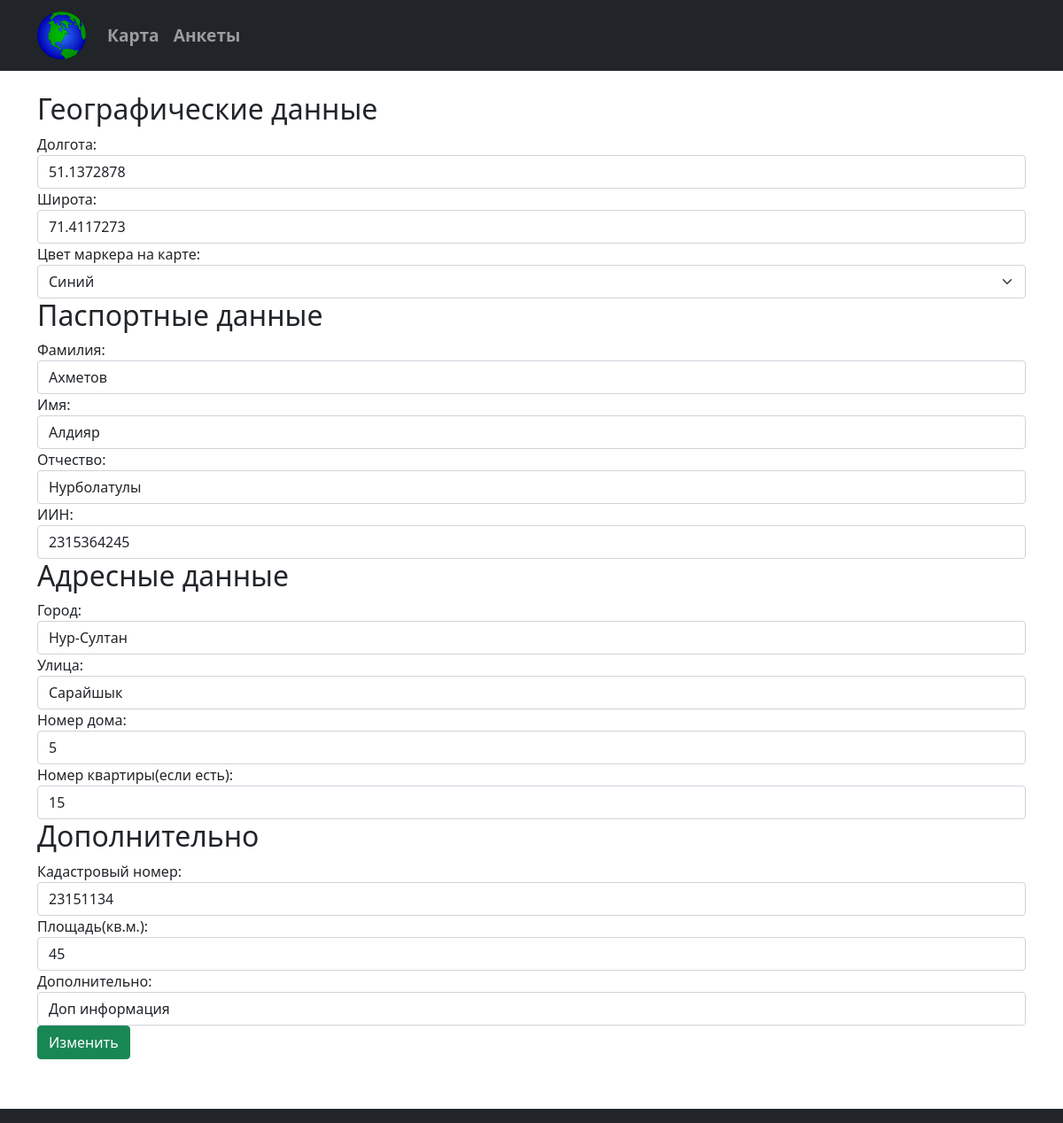
The app's page /table/update/6 with its own data.
### tables this page shows
CREATE TABLE subjects(
	id INTEGER PRIMARY KEY AUTOINCREMENT,
	first_name TEXT NOT NULL,
	last_name TEXT NOT NULL,
	patronymic TEXT,
	iin TEXT NOT NULL,
	city TEXT NOT NULL,
	street TEXT NOT NULL,
	home_number TEXT NOT NULL,
	apartment_number TEXT,
	cadastral_number TEXT,
	area_size TEXT,
	notes TEXT,
	longitude REAL NOT NULL,
	latitude REAL NOT NULL,
	mark_color TEXT NOT NULL
);

### main.py (the view, shortened to what this page needs)
@app.route("/table/update/<id>", methods=["GET", "POST"])
def update_subject(id):
    db = get_db()
    cursor = db.cursor()
    cursor.execute(f"SELECT * FROM subjects WHERE id = {id}")
    subject = cursor.fetchone()
    return render_template("update_subject.html", title="Изменить анкету", subject=subject)

### main.py (called while the page is built)
def connect_db():
    conn = sqlite3.connect(app.config['DATABASE'])
    return conn

def get_db():
    if not hasattr(g, 'link_db'):
        g.link_db = connect_db()
    return g.link_db

### templates/update_subject.html (shortened to what this page needs)
{% extends "base.html" %}
{% block body %}
<div class="container">
	<form method="POST" action="">
		<h2>Географические данные</h2>
		<div class="form-group">
			<label for="last_name">Долгота:</label>
			<input type="text" class="form-control" name="longitude" placeholder="Долгота" value="{{ subject[-3] }}" required>
		</div>
		<div class="form-group">
			<label for="first_name">Широта:</label>
			<input type="text" class="form-control" name="latitude" placeholder="Широта" value="{{ subject[-2] }}" required>
		</div>
		<div class="form-group">
			<label for="first_name">Цвет маркера на карте:</label>
			<select class="form-select" name="mark_color">
			  <option value="blue">Синий</option>
			</select>
		</div>
		<h2>Паспортные данные</h2>
		<div class="form-group">
			<label for="last_name">Фамилия:</label>
			<input type="text" class="form-control" name="last_name" placeholder="Фамилия" value="{{ subject[2] }}" required>
		</div>
		<div class="form-group">
			<label for="first_name">Имя:</label>
			<input type="text" class="form-control" name="first_name" placeholder="Имя" value="{{ subject[1] }}" required>
		</div>
		<div class="form_group">
			<label for="patronymic">Отчество:</label>
			<input type="text" class="form-control" name="patronymic" placeholder="Отчество" value="{{ subject[3] }}">
		</div>
		<div class="form-group">
			<label for="first_name">ИИН:</label>
			<input type="text" class="form-control" name="iin" placeholder="ИИН" value="{{ subject[4] }}" required>
		</div>
		<h2>Адресные данные</h2>
		<div class="form-group">
			<label for="city">Город:</label>
			<input type="text" class="form-control" name="city" placeholder="Город" value="{{ subject[5] }}" required>
		</div>
		<div class="form-group">
			<label for="street">Улица:</label>
			<input type="text" class="form-control" name="street" placeholder="Улица" value="{{ subject[6] }}" required>
		</div>
		<div class="form-group">
			<label for="home_number">Номер дома:</label>
			<input type="text" class="form-control" name="home_number" placeholder="Номер дома" value="{{ subject[7] }}"required>
		</div>
		<div class="form-group">
			<label for="apartment_number">Номер квартиры(если есть):</label>
			<input type="text" class="form-control" name="apartment_number" placeholder="Номер квартиры" value="{{ subject[8] }}">
		</div>
		<h2>Дополнительно</h2>
		<div class="form-group">
			<label for="cadastral_number">Кадастровый номер:</label>
			<input type="text" class="form-control" name="cadastral_number" placeholder="Кадастровый номер" value="{{ subject[9] }}">
		</div>
		<div class="form-group">
			<label for="area_size">Площадь(кв.м.):</label>
			<input type="text" class="form-control" name="area_size" placeholder="Площадь" value="{{ subject[10] }}">
		</div>
		<div class="form-group">
			<label for="notes">Дополнительно:</label>
			<input type="text" class="form-control" name="notes" placeholder="Дополнительно" value="{{ subject[11] }}">
		</div>
		<button type="submit" class="btn btn-success">Изменить</button>
	</form>
	<br>
	<br>
	<br>
</div>
{% endblock %}

### records on screen
subjects: longitude "51.1372878", latitude "71.4117273", last_name "Ахметов", first_name "Алдияр", patronymic "Нурболатулы", iin "2315364245", city "Нур-Султан", street "Сарайшык", home_number "5", apartment_number "15", cadastral_number "23151134", area_size "45", notes "Доп информация"
